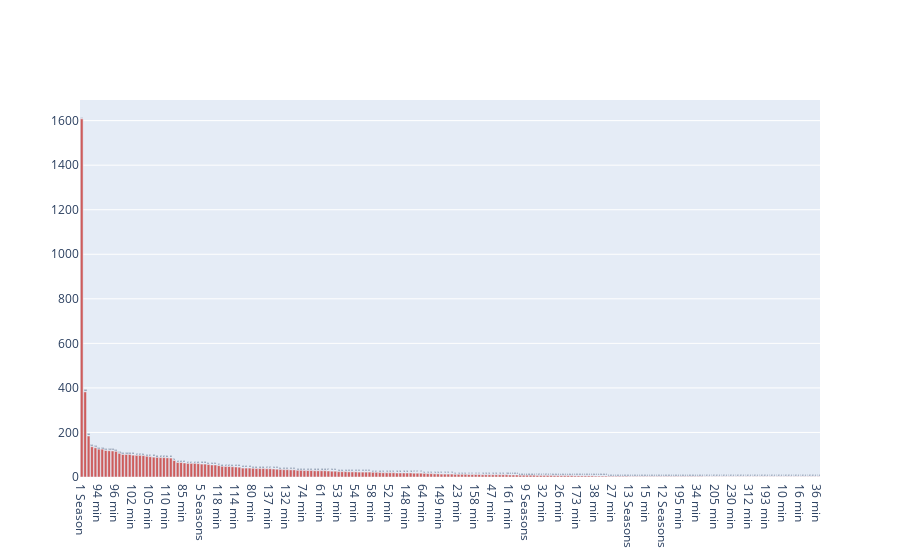

Write notebook code for a chart like this one.
### Markdown cell above
## Top Duration

### Code cell
topdirs=pd.value_counts(netflix_overall['duration'])
fig = go.Figure([go.Bar(x=topdirs.index, y=topdirs.values , text=topdirs.values,marker_color='indianred')])
fig.update_traces(texttemplate='%{text:.2s}', textposition='outside')
fig.show()

### Figure 1 — Plotly figure (JSON) as saved in the notebook; plotly's stock layout.template omitted (floating-point values rounded to 4 significant figures; data arrays with more than 128 entries replaced by an {"elided": "..."} marker saying what was removed)
{"data": [{"marker": {"color": "indianred"}, "text": {"elided": "216 int values"}, "textposition": "outside", "texttemplate": "%{text:.2s}", "type": "bar", "x": {"elided": "216 str values"}, "y": {"elided": "216 int values"}}], "layout": {}}
